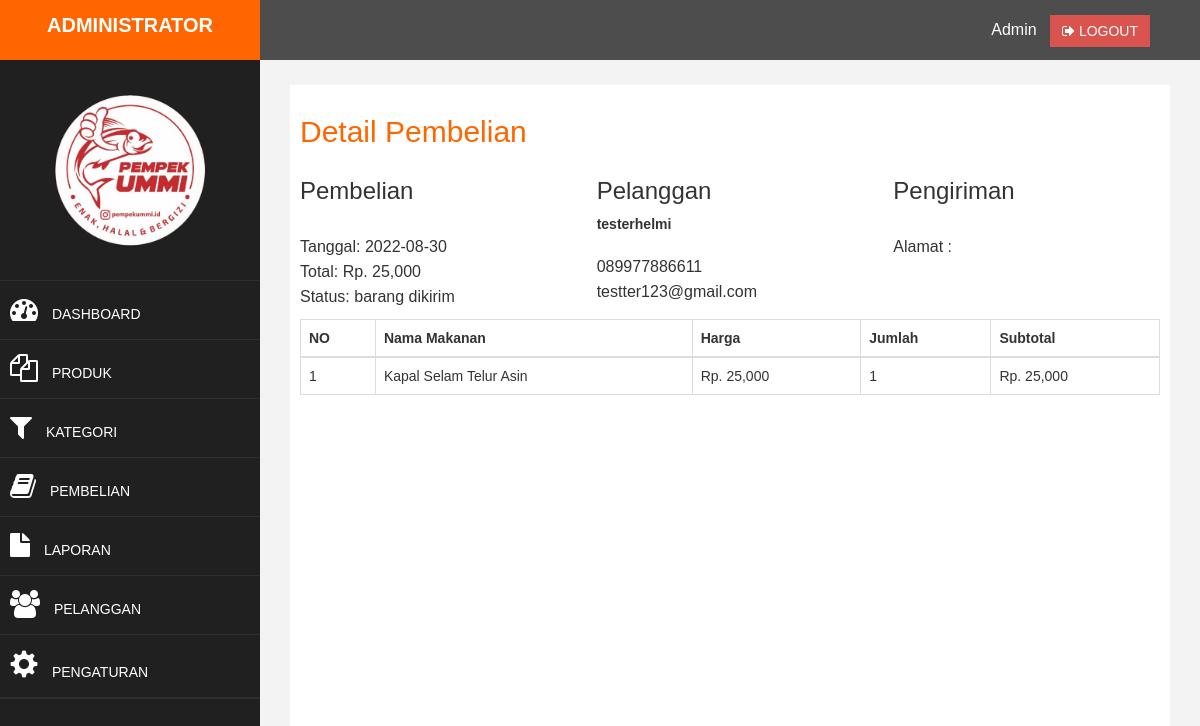
Screenshot of /admin/index.php?halaman=detail&id=31 (signed in) with the database file from the repository.
### tables this page shows
CREATE TABLE `pembelian` (
  `id_pembelian` int(11) NOT NULL,
  `id_pelanggan` int(11) NOT NULL,
  `id_ongkir` int(11) NOT NULL,
  `tanggal_pembelian` date NOT NULL,
  `total_pembelian` int(11) NOT NULL,
  `nama_kota` varchar(100) NOT NULL,
  `tarif` int(11) NOT NULL,
  `alamat_pengiriman` text NOT NULL,
  `status_pembelian` varchar(100) NOT NULL DEFAULT 'pending'
);

CREATE TABLE `pelanggan` (
  `id_pelanggan` int(11) NOT NULL,
  `email_pelanggan` varchar(100) NOT NULL,
  `password_pelanggan` varchar(50) NOT NULL,
  `nama_pelanggan` varchar(100) NOT NULL,
  `kontak_pelanggan` varchar(25) NOT NULL,
  `alamat_pelanggan` text NOT NULL
);

CREATE TABLE `pembelian_menu` (
  `id_pembelian_menu` int(11) NOT NULL,
  `id_pembelian` int(11) NOT NULL,
  `id_menu` int(11) NOT NULL,
  `jumlah` int(11) NOT NULL,
  `nama` varchar(100) NOT NULL,
  `harga` int(11) NOT NULL,
  `subharga` int(11) NOT NULL
);

CREATE TABLE `menumakanan` (
  `id_menu` int(11) NOT NULL,
  `id_kategori` int(11) NOT NULL,
  `nama_menu` varchar(100) NOT NULL,
  `harga_menu` int(11) NOT NULL,
  `foto_menu` varchar(100) NOT NULL,
  `tanggal_masuk` date NOT NULL
);

### admin/detail.php (the view)
<h2>Detail Pembelian</h2>
<?php
$ambil = $koneksi->query("SELECT * FROM pembelian JOIN pelanggan
	ON pembelian.id_pelanggan=pelanggan.id_pelanggan WHERE pembelian.id_pembelian='$_GET[id]'");
$detail = $ambil->fetch_assoc();
?>
<div class="row">
	<div class="col-md-4">
		<h3>Pembelian</h3>
		<p>
			Tanggal: <?php echo $detail['tanggal_pembelian']; ?> <br>
			Total: Rp. <?php echo number_format($detail['total_pembelian']); ?><br>
			Status: <?php echo $detail['status_pembelian'] ?>
		</p>
	</div>
	<div class="col-md-4">
		<h3>Pelanggan</h3>
		<strong><?php echo $detail['nama_pelanggan'];?></strong><br>
		<p>
			<?php echo $detail['kontak_pelanggan']; ?> <br>
			<?php echo $detail['email_pelanggan']; ?>
		</p>
	</div>
	<div class="col-md-4">
	 	<h3>Pengiriman</h3>
	 	<p>
	 		Alamat : <?php echo $detail["alamat_pengiriman"] ?>
	 	</p>
	</div>
</div>
<table class="table table-bordered">
	<thead>
		<tr>
			<th>NO</th>
			<th>Nama Makanan</th>
			<th>Harga</th>
			<th>Jumlah</th>
			<th>Subtotal</th>
		</tr>
	</thead>
	<tbody>
		<?php $nomor=1; ?>
		<?php $ambil=$koneksi->query("SELECT * FROM pembelian_menu JOIN menumakanan ON
		 pembelian_menu.id_menu=menumakanan.id_menu
		 WHERE pembelian_menu.id_pembelian='$_GET[id]'"); ?>
		<?php while($pecah=$ambil->fetch_assoc()){ ?>
		<tr>
			<td><?php echo $nomor; ?></td>
			<td><?php echo $pecah['nama_menu']; ?></td>
			<td>Rp. <?php echo number_format($pecah['harga_menu']); ?></td>
			<td><?php echo $pecah['jumlah']; ?></td>
			<td>
				Rp. <?php echo number_format($pecah['harga_menu']*$pecah['jumlah']); ?>
			</td>
		</tr>
		<?php $nomor++; ?>
		<?php }?>
	</tbody>
</table>

### admin/assets/css/custom.css (style rules this page uses)
body { font-family: 'Josefin Sans', sans-serif; }
h2 { color: #ff6600; }
p { font-size:16px; line-height:25px; padding-top:20px; }

### rows the page displays
pembelian: tanggal_pembelian "2022-08-30", total_pembelian "25,000", status_pembelian "barang dikirim", id_pelanggan.nama_pelanggan "testerhelmi", id_pelanggan.kontak_pelanggan "089977886611", id_pelanggan.email_pelanggan "testter123@gmail.com"
pembelian_menu: id_menu.nama_menu "Kapal Selam Telur Asin", id_menu.harga_menu "25,000", jumlah "1", $pecah['harga_menu']*$pecah['jumlah'] "25,000"

### other values shown
$_SESSION["admin"]["nama_lengkap"] "Admin"
